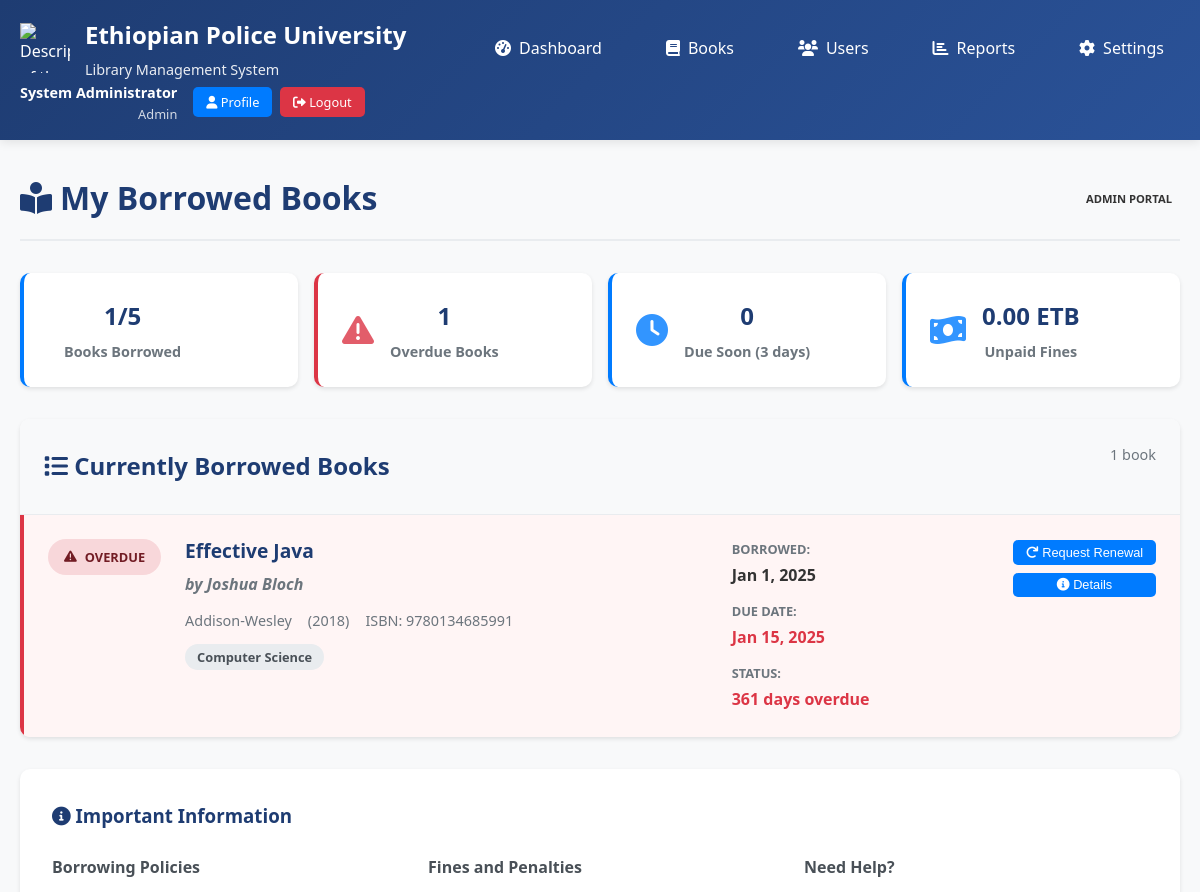
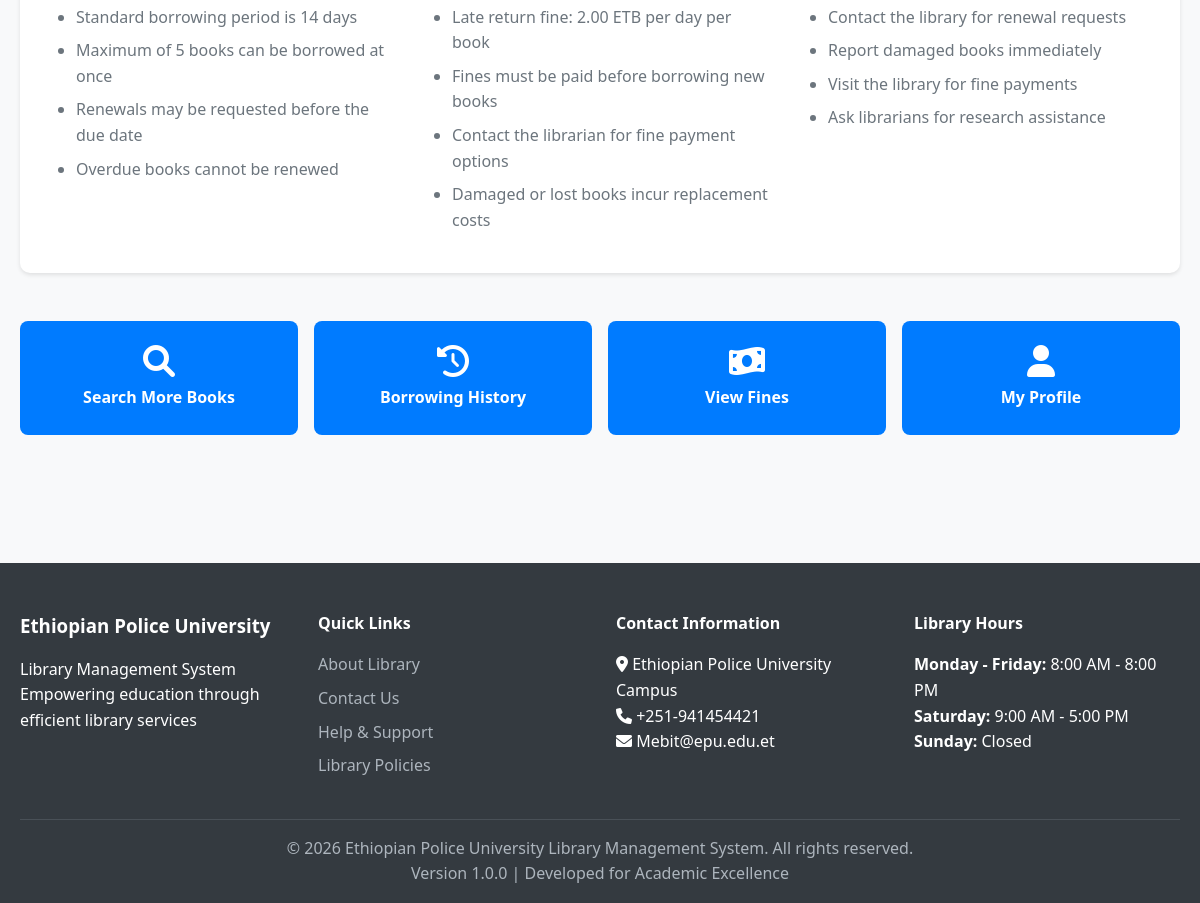
/my-books.php (signed in), run on the app's committed database (2 pictures, top to bottom).
### tables this page shows
CREATE TABLE borrow_records (
    borrow_id INT PRIMARY KEY AUTO_INCREMENT,
    user_id INT NOT NULL,
    book_id INT NOT NULL,
    borrow_date DATE NOT NULL,
    due_date DATE NOT NULL,
    return_date DATE NULL,
    status ENUM('borrowed', 'returned', 'overdue') DEFAULT 'borrowed',
    notes TEXT,
    created_at TIMESTAMP DEFAULT CURRENT_TIMESTAMP,
    updated_at TIMESTAMP DEFAULT CURRENT_TIMESTAMP ON UPDATE CURRENT_TIMESTAMP,
    FOREIGN KEY (user_id) REFERENCES users(user_id) ON DELETE CASCADE,
    FOREIGN KEY (book_id) REFERENCES books(book_id) ON DELETE CASCADE,
    INDEX idx_user_id (user_id),
    INDEX idx_book_id (book_id),
    INDEX idx_borrow_date (borrow_date),
    INDEX idx_due_date (due_date),
    INDEX idx_status (status)
);

CREATE TABLE books (
    book_id INT PRIMARY KEY AUTO_INCREMENT,
    isbn VARCHAR(13) UNIQUE NOT NULL,
    title VARCHAR(200) NOT NULL,
    author VARCHAR(100) NOT NULL,
    publisher VARCHAR(100) NOT NULL,
    category_id INT NOT NULL,
    publication_year YEAR,
    total_copies INT DEFAULT 1,
    available_copies INT DEFAULT 1,
    status ENUM('available', 'borrowed', 'maintenance') DEFAULT 'available',
    created_at TIMESTAMP DEFAULT CURRENT_TIMESTAMP,
    updated_at TIMESTAMP DEFAULT CURRENT_TIMESTAMP ON UPDATE CURRENT_TIMESTAMP,
    FOREIGN KEY (category_id) REFERENCES categories(category_id) ON DELETE RESTRICT,
    INDEX idx_isbn (isbn),
    INDEX idx_title (title),
    INDEX idx_author (author),
    INDEX idx_category (category_id),
    INDEX idx_status (status)
);

CREATE TABLE categories (
    category_id INT PRIMARY KEY AUTO_INCREMENT,
    category_name VARCHAR(50) UNIQUE NOT NULL,
    description TEXT,
    created_at TIMESTAMP DEFAULT CURRENT_TIMESTAMP,
    updated_at TIMESTAMP DEFAULT CURRENT_TIMESTAMP ON UPDATE CURRENT_TIMESTAMP
);

### auth.php (called while the page is built, shortened)
<?php
require_once 'config.php';
function start_secure_session() {
    return true;
}
function is_logged_in() {
    return isset($_SESSION['user_id']) && isset($_SESSION['role']);
}
function get_logged_in_user() {
    return [
        'user_id' => $_SESSION['user_id'],
        'username' => $_SESSION['username'],
        'full_name' => $_SESSION['full_name'],
        'role' => $_SESSION['role']
    ];
}
?>

### config.php (called while the page is built, shortened)
<?php
function get_db_connection() {
    static $pdo = null;
    if ($pdo === null) {
        try {
            $dsn = "mysql:host=" . DB_HOST . ";dbname=" . DB_NAME . ";charset=" . DB_CHARSET;
            $options = [
                PDO::ATTR_ERRMODE => PDO::ERRMODE_EXCEPTION,
                PDO::ATTR_DEFAULT_FETCH_MODE => PDO::FETCH_ASSOC,
                PDO::ATTR_EMULATE_PREPARES => false,
                PDO::MYSQL_ATTR_INIT_COMMAND => "SET NAMES " . DB_CHARSET
            ];
            $pdo = new PDO($dsn, DB_USER, DB_PASS, $options);
        } catch (PDOException $e) {
            error_log("Database connection failed: " . $e->getMessage());
            die("Database connection failed. Please try again later.");
        }
    }
    return $pdo;
}
function execute_query($sql, $params = []) {
    try {
        $pdo = get_db_connection();
        $stmt = $pdo->prepare($sql);
        $stmt->execute($params);
        return $stmt;
    } catch (PDOException $e) {
        error_log("Query execution failed: " . $e->getMessage());
        throw new Exception("Database operation failed");
    }
}
?>

### my-books.php (the view, shortened to what this page needs)
<?php
require_once '../includes/config.php';
require_once '../includes/auth.php';
$current_user = get_logged_in_user();
$user_id = $current_user['user_id'];
$borrowed_books = [];
$borrowing_stats = [];
try {
    $borrowed_sql = "SELECT br.borrow_id, br.borrow_date, br.due_date, br.status,
                            b.book_id, b.title, b.author, b.isbn, b.publisher, b.publication_year,
                            c.category_name,
                            DATEDIFF(br.due_date, CURDATE()) as days_until_due,
                            DATEDIFF(CURDATE(), br.due_date) as days_overdue,
                            CASE
                                WHEN br.due_date < CURDATE() THEN 'overdue'
                                WHEN DATEDIFF(br.due_date, CURDATE()) <= 3 THEN 'due_soon'
                                ELSE 'normal'
                            END as urgency_status,
                            (SELECT COUNT(*) FROM fines f WHERE f.borrow_id = br.borrow_id AND f.payment_status = 'unpaid') as has_unpaid_fines
                     FROM borrow_records br
                     JOIN books b ON br.book_id = b.book_id
                     JOIN categories c ON b.category_id = c.category_id
                     WHERE br.user_id = ? AND br.return_date IS NULL
                     ORDER BY
                         CASE
                             WHEN br.due_date < CURDATE() THEN 1
                             WHEN DATEDIFF(br.due_date, CURDATE()) <= 3 THEN 2
                             ELSE 3
                         END,
                         br.due_date ASC";
    $borrowed_books = execute_query($borrowed_sql, [$user_id])->fetchAll();
    $stats_sql = "SELECT
                    COUNT(*) as total_borrowed,
                    COUNT(CASE WHEN br.due_date < CURDATE() THEN 1 END) as overdue_count,
                    COUNT(CASE WHEN DATEDIFF(br.due_date, CURDATE()) <= 3 AND br.due_date >= CURDATE() THEN 1 END) as due_soon_count,
                    (SELECT setting_value FROM system_settings WHERE setting_key = 'max_books_per_user') as max_allowed,
                    (SELECT COALESCE(SUM(fine_amount), 0) FROM fines f
                     JOIN borrow_records br2 ON f.borrow_id = br2.borrow_id
                     WHERE br2.user_id = ? AND f.payment_status = 'unpaid') as total_unpaid_fines
                  FROM borrow_records br
                  WHERE br.user_id = ? AND br.return_date IS NULL";
    $borrowing_stats = execute_query($stats_sql, [$user_id, $user_id])->fetch();
} catch (Exception $e) {
    error_log("Error fetching borrowed books: " . $e->getMessage());
    $error_message = "An error occurred while loading your borrowed books.";
}
include '../includes/header.php';
?>
<div class="container">
    <div class="page-header">
        <h1><i class="fas fa-book-reader"></i> My Borrowed Books</h1>
        <div class="header-actions">
            <span class="role-badge"><?php echo ucfirst($current_user['role']); ?> Portal</span>
        </div>
    </div>
    <div class="stats-section">
        <div class="stats-grid">
            <div class="stat-card">
                <div class="stat-info">
                    <h3><?php echo $borrowing_stats['total_borrowed']; ?>/<?php echo $borrowing_stats['max_allowed']; ?></h3>
                    <p>Books Borrowed</p>
                </div>
            </div>
            <div class="stat-card <?php echo $borrowing_stats['overdue_count'] > 0 ? 'stat-danger' : ''; ?>">
                <div class="stat-icon">
                    <i class="fas fa-exclamation-triangle"></i>
                </div>
                <div class="stat-info">
                    <h3><?php echo $borrowing_stats['overdue_count']; ?></h3>
                    <p>Overdue Books</p>
                </div>
            </div>
            <div class="stat-card <?php echo $borrowing_stats['due_soon_count'] > 0 ? 'stat-warning' : ''; ?>">
                <div class="stat-icon">
                    <i class="fas fa-clock"></i>
                </div>
                <div class="stat-info">
                    <h3><?php echo $borrowing_stats['due_soon_count']; ?></h3>
                    <p>Due Soon (3 days)</p>
                </div>
            </div>
            <div class="stat-card <?php echo $borrowing_stats['total_unpaid_fines'] > 0 ? 'stat-danger' : ''; ?>">
                <div class="stat-icon">
                    <i class="fas fa-money-bill-wave"></i>
                </div>
                <div class="stat-info">
                    <h3><?php echo number_format($borrowing_stats['total_unpaid_fines'], 2); ?> ETB</h3>
                    <p>Unpaid Fines</p>
                </div>
            </div>
        </div>
    </div>
    <div class="books-section">
        <?php if (!empty($borrowed_books)): ?>
            <div class="section-header">
                <h2><i class="fas fa-list"></i> Currently Borrowed Books</h2>
                <div class="section-actions">
                    <span class="books-count"><?php echo count($borrowed_books); ?> book<?php echo count($borrowed_books) !== 1 ? 's' : ''; ?></span>
                </div>
            </div>
            <div class="books-list">
                <?php foreach ($borrowed_books as $book): ?>
                    <div class="book-item <?php echo $book['urgency_status']; ?>-item">
                        <div class="book-status-indicator">
                            <?php if ($book['urgency_status'] === 'overdue'): ?>
                                <div class="status-badge overdue">
                                    <i class="fas fa-exclamation-triangle"></i>
                                    Overdue
                                </div>
                            <?php endif; ?>
                        </div>
                        <div class="book-content">
                            <div class="book-main-info">
                                <h3 class="book-title"><?php echo htmlspecialchars($book['title']); ?></h3>
                                <p class="book-author">by <?php echo htmlspecialchars($book['author']); ?></p>
                                <div class="book-meta">
                                    <span class="book-publisher"><?php echo htmlspecialchars($book['publisher']); ?></span>
                                    <?php if ($book['publication_year']): ?>
                                        <span class="book-year">(<?php echo $book['publication_year']; ?>)</span>
                                    <?php endif; ?>
                                    <span class="book-isbn">ISBN: <?php echo htmlspecialchars($book['isbn']); ?></span>
                                </div>
                                <div class="book-category">
                                    <span class="category-badge"><?php echo htmlspecialchars($book['category_name']); ?></span>
                                </div>
                            </div>
                            <div class="book-dates">
                                <div class="date-info">
                                    <label>Borrowed:</label>
                                    <span><?php echo date('M j, Y', strtotime($book['borrow_date'])); ?></span>
                                </div>
                                <div class="date-info">
                                    <label>Due Date:</label>
                                    <span class="<?php echo $book['urgency_status'] === 'overdue' ? 'text-danger' : ($book['urgency_status'] === 'due_soon' ? 'text-warning' : ''); ?>">
                                        <?php echo date('M j, Y', strtotime($book['due_date'])); ?>
                                    </span>
                                </div>
                                <div class="date-info">
                                    <label>Status:</label>
                                    <span class="status-text <?php echo $book['urgency_status']; ?>">
                                        <?php if ($book['urgency_status'] === 'overdue'): ?>
                                            <?php echo $book['days_overdue']; ?> day<?php echo $book['days_overdue'] !== 1 ? 's' : ''; ?> overdue
                                        <?php elseif ($book['urgency_status'] === 'due_soon'): ?>
                                            Due in <?php echo $book['days_until_due']; ?> day<?php echo $book['days_until_due'] !== 1 ? 's' : ''; ?>
                                        <?php else: ?>
                                            <?php echo $book['days_until_due']; ?> day<?php echo $book['days_until_due'] !== 1 ? 's' : ''; ?> remaining
                                        <?php endif; ?>
                                    </span>
                                </div>
                            </div>
                        </div>
                        <div class="book-actions">
                            <div class="action-buttons">
                                <form method="POST" style="display: inline;">
                                    <button type="submit" class="btn btn-sm btn-outline"
                                            <?php echo $book['urgency_status'] === 'overdue' ? 'disabled title="Cannot renew overdue books"' : ''; ?>>
                                        <i class="fas fa-redo"></i> Request Renewal
                                    </button>
                                </form>
                                <button class="btn btn-sm btn-info" onclick="showBookDetails(<?php echo $book['book_id']; ?>)">
                                    <i class="fas fa-info-circle"></i> Details
                                </button>
                            </div>
                        </div>
                    </div>
                <?php endforeach; ?>
            </div>
        <?php endif; ?>
    </div>
    <div class="info-section">
        <div class="info-card">
            <h3><i class="fas fa-info-circle"></i> Important Information</h3>
            <div class="info-content">
                <div class="info-item">
                    <h4>Borrowing Policies</h4>
                    <ul>
                        <li>Standard borrowing period is 14 days</li>
                        <li>Maximum of <?php echo $borrowing_stats['max_allowed']; ?> books can be borrowed at once</li>
                        <li>Renewals may be requested before the due date</li>
                        <li>Overdue books cannot be renewed</li>
                    </ul>
                </div>
                <div class="info-item">
                    <h4>Fines and Penalties</h4>
                    <ul>
                        <li>Late return fine: 2.00 ETB per day per book</li>
                        <li>Fines must be paid before borrowing new books</li>
                        <li>Contact the librarian for fine payment options</li>
                        <li>Damaged or lost books incur replacement costs</li>
                    </ul>
                </div>
                <div class="info-item">
                    <h4>Need Help?</h4>
                    <ul>
                        <li>Contact the library for renewal requests</li>
                        <li>Report damaged books immediately</li>
                        <li>Visit the library for fine payments</li>
                        <li>Ask librarians for research assistance</li>
                    </ul>
                </div>
            </div>
        </div>
    </div>
    <div class="quick-actions">
        <a href="search.php" class="action-btn">
            <i class="fas fa-search"></i>
            <span>Search More Books</span>
        </a>
        <a href="history.php" class="action-btn">
            <i class="fas fa-history"></i>
            <span>Borrowing History</span>
        </a>
        <a href="fines.php" class="action-btn">
            <i class="fas fa-money-bill-wave"></i>
            <span>View Fines</span>
        </a>
        <a href="../profile.php" class="action-btn">
            <i class="fas fa-user"></i>
            <span>My Profile</span>
        </a>
    </div>
</div>
<?php include '../includes/footer.php'; ?>

### data on the page
borrow_records: book.title "Effective Java", book.author "Joshua Bloch", book.publisher "Addison-Wesley", book.publication_year "2018", book.isbn "9780134685991", categories.category_name "Computer Science", borrow_date "Jan 1, 2025", due_date "Jan 15, 2025", days_overdue "361"

### other printed values
$current_user['full_name'] "System Administrator"
$current_user['role'] "Admin"
$current_user['role'] "ADMIN"
$borrowing_stats['total_borrowed'] "1"
$borrowing_stats['max_allowed'] "5"
$borrowing_stats['overdue_count'] "1"
$borrowing_stats['due_soon_count'] "0"
$borrowing_stats['total_unpaid_fines'] "0.00"
count($borrowed_books) "1"
APP_VERSION "1.0.0"
